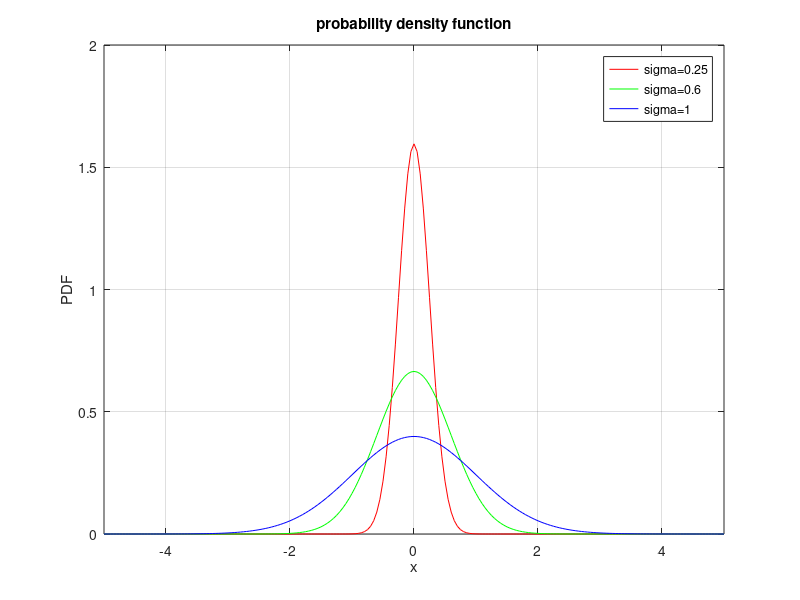

Write MATLAB code to recreate this figure.
% this code is written by Jamal A. Hussein
% barznjy79@yahoo.com
% all rights reserved
clc; clear all; close all;
colors=['r','g','b'] ;

m = 0;
sig = [0.25 0.6 1];

x = -5:0.05:5;
f=zeros(1,length(x));
for w = 1:length(sig)
for i = 1:length(x)
f(i) = 1/(sig(w)*sqrt(2*pi)) .* exp(-((x(i)-m)^2 / (2*(sig(w))^2)));
 
end
plot(x,f,colors(w))
hold on
end

xlabel('x'); 
ylabel('PDF'); 
title('probability density function')
hleg1 = legend('sigma=0.25','sigma=0.6','sigma=1');
set(hleg1,'Location','NorthEast')
axis([-5 5 0 2]);
grid on 